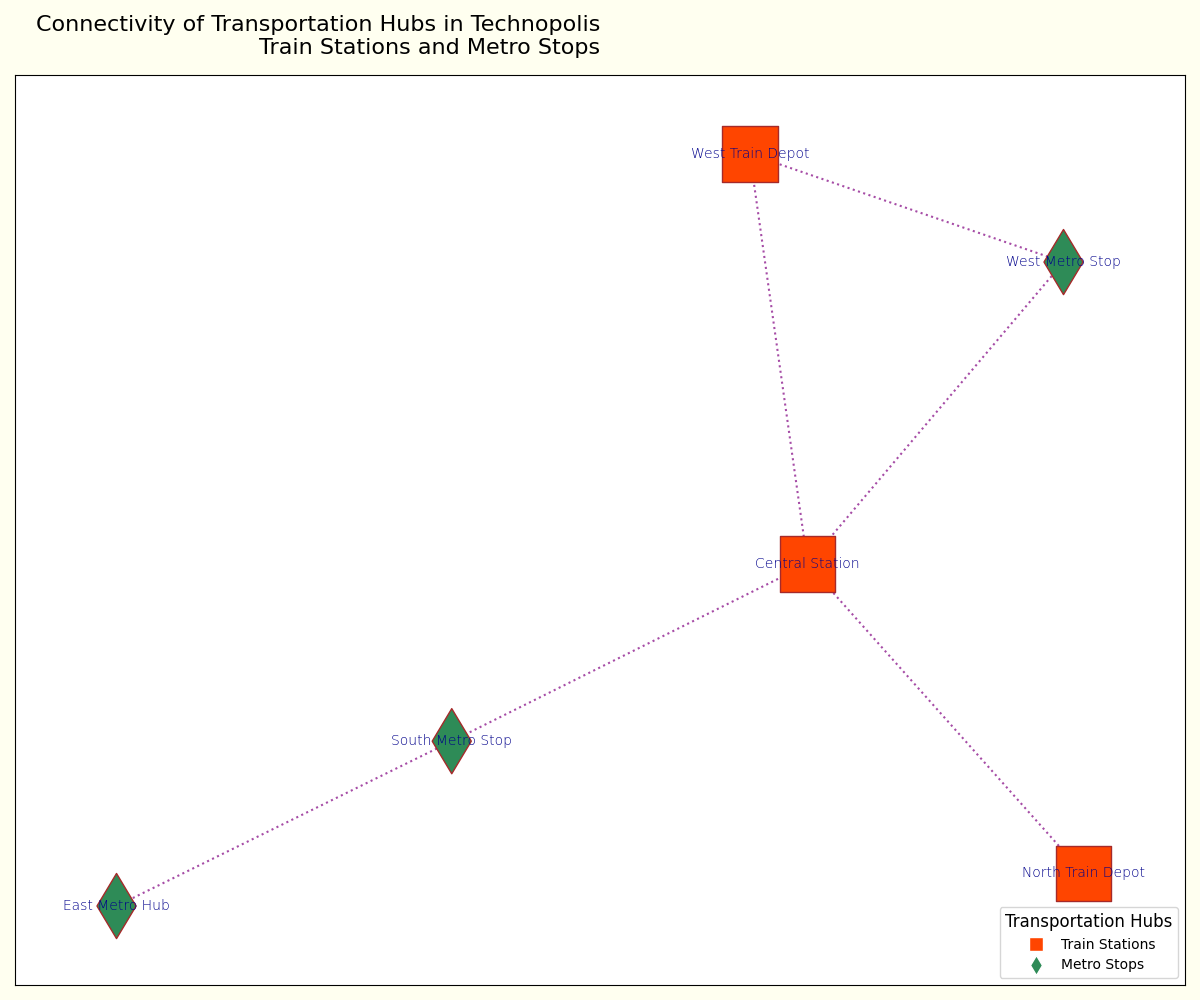

Reproduce this figure in Python.
import matplotlib.pyplot as plt
import networkx as nx

hubs = {
    'Central Station': 'train',
    'West Metro Stop': 'metro',
    'South Metro Stop': 'metro',
    'West Train Depot': 'train',
    'East Metro Hub': 'metro',
    'North Train Depot': 'train',
}

connections = [
    ('Central Station', 'West Metro Stop'),
    ('West Metro Stop', 'West Train Depot'),
    ('South Metro Stop', 'Central Station'),
    ('West Train Depot', 'Central Station'),
    ('East Metro Hub', 'South Metro Stop'),
    ('North Train Depot', 'Central Station'),
]

G = nx.Graph()
G.add_nodes_from(hubs)
G.add_edges_from(connections)

pos = nx.kamada_kawai_layout(G)

colors = {'train': '#FF4500', 'metro': '#2E8B57'}
node_colors = [colors[hubs[node]] for node in G.nodes()]
node_shapes = {'train': 's', 'metro': 'd'}  # Changed shapes: square and diamond
node_sizes = {'train': 1600, 'metro': 1100}

node_shape_map = {node: node_shapes[hubs[node]] for node in G.nodes()}

fig, ax = plt.subplots(figsize=(12, 10))
fig.patch.set_facecolor('ivory')

for shape in set(node_shapes.values()):
    nx.draw_networkx_nodes(
        G, pos, ax=ax,
        node_size=[node_sizes[hubs[node]] for node in G.nodes() if node_shape_map[node] == shape],
        node_color=[node_colors[idx] for idx, node in enumerate(G.nodes()) if node_shape_map[node] == shape],
        nodelist=[node for node in G.nodes() if node_shape_map[node] == shape],
        node_shape=shape,
        edgecolors='brown'
    )

nx.draw_networkx_edges(G, pos, width=1.5, alpha=0.7, edge_color='purple', style='dotted')
nx.draw_networkx_labels(G, pos, font_size=10, font_color='darkblue', font_weight='light')

ax.set_title(
    'Connectivity of Transportation Hubs in Technopolis\nTrain Stations and Metro Stops',
    fontsize=16, fontweight='normal', ha='right', pad=15
)

ax.axis(True)

train_patch = plt.Line2D([0], [0], marker='s', color='w', markersize=10, markerfacecolor=colors['train'], label='Train Stations')
metro_patch = plt.Line2D([0], [0], marker='d', color='w', markersize=10, markerfacecolor=colors['metro'], label='Metro Stops')
ax.legend(handles=[train_patch, metro_patch], loc='lower right', fontsize=10, title='Transportation Hubs', title_fontsize=12)

plt.tight_layout()
plt.show()
